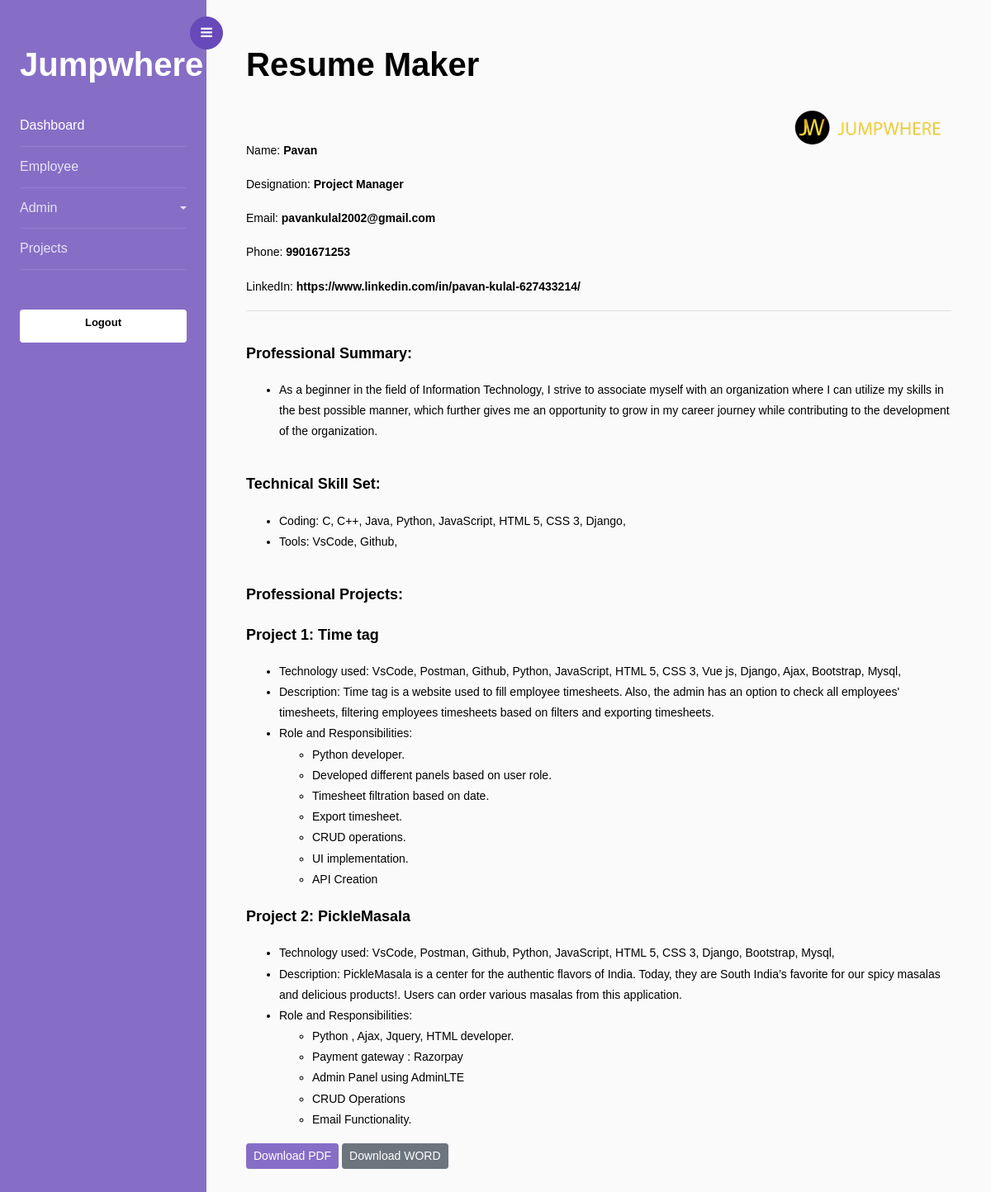
/view_resume/1, run on the app's committed database.
### resume/models.py (models this page shows, shortened)
class Employee(models.Model):
    name = models.CharField(max_length=50)
    email = models.EmailField(max_length=255, blank=True)
    phone = models.CharField(max_length=20)
    linkedin = models.URLField(max_length=200)
    professional_summary = models.TextField()
    tools = models.ManyToManyField(Tool)
    coding_skills = models.ManyToManyField(CodingSkill)
    designation = models.ForeignKey(Designation, on_delete=models.CASCADE)
    is_current_employee = models.BooleanField(default=True)
    is_deleted = models.BooleanField(default=False)
    mapped_project = models.ManyToManyField(Projects)

class Designation(models.Model):
    name = models.CharField(max_length=50)
    def __str__(self):
        return self.name

class CodingSkill(models.Model):
    name = models.CharField(max_length=255)
    flag = models.IntegerField(default=1)
    def __str__(self):
        return self.name

class Tool(models.Model):
    name = models.CharField(max_length=100)
    flag = models.BooleanField(default=True)
    def __str__(self):
        return self.name

class Projects(models.Model):
    project_name = models.CharField(max_length=255)
    technology_used = models.CharField(max_length=255)
    description = models.TextField()
    role_responsibilities = models.TextField()
    start_date = models.DateField(null=True, blank=True)
    end_date = models.DateField(null=True, blank=True)
    is_active = models.BooleanField(default=True)
    flag = models.BooleanField(default=1)

### resume/views.py (the view)
# urls.py: path('view_resume/<int:id>', views.view_resume, name="view_resume"),
def view_resume(request,id):
    employee = get_object_or_404(Employee, id=id)
    ename = employee.name
    edesignation=employee.designation
    eeamil = employee.email
    ephone = employee.phone
    elinkedin = employee.linkedin
    epsummery = employee.professional_summary.split('#')
    etools=employee.tools.all()
    eskill=employee.coding_skills.all()
    eid=id
    eproject=employee.mapped_project.all()
    for project in eproject:
        project.role_responsibilities = project.role_responsibilities.split('#')
        project.technology_used = ast.literal_eval(project.technology_used)
    context = {
        'ename': ename,
        'edesignation': edesignation,
        'eemail' : eeamil,
        'ephone' : ephone,
        'elinkedin' : elinkedin,
        'epsummery': epsummery,
        'etools': etools,
        'eskill': eskill,
        'eid': eid,
        'eproject': eproject,
        }
    return render(request, 'resume.html', context)

### templates/resume.html (shortened to what this page needs)
{% extends 'home.html' %}
{% load static %}
{% block content %}
<div id="pdf-content" style="color:black ;">
	<div class="logo"  style="float:right ;">
		<img src="{% static 'image/jumpwhere.png' %}" alt="JumpWhere">
	</div>
    <p class="name" style="padding-top: 1cm;display:block;">Name: <b>{{ ename }}</b></p>
    <p class="designation" style="padding-top: -0.25cm;">Designation: <b>{{ edesignation }}</b></p>
	<p class="email" style="padding-top: -0.25cm;">Email: <b>{{ eemail }}</b></p>
	<p class="phone" style="padding-top: -0.25cm;">Phone: <b>{{ ephone }}</b></p>
	<p class="linkedin" style="padding-top: -0.25cm;">LinkedIn: <b>{{ elinkedin }}</b></p>
	<hr>
	<p class="heading" style="padding-top: 0.5cm;font-size: large;font-weight: bold;">Professional Summary:</p>
	<ul>
		{% for summary in epsummery %}
        {% if summary %}
            <li>{{ summary }}</li>
        {% endif %}
   		{% endfor %}
	</ul>
	<p class="heading1" style="padding-top: 0.5cm;font-size: large;font-weight: bold;">Technical Skill Set:</p>
	<ul>
		<li>Coding: {% for skill in eskill %}{{ skill }}, {% endfor %}</li>
		<li>Tools: {% for tool in etools %}{{ tool }}, {% endfor %}</li>
	</ul>
	<p class="heading1" style="padding-top: 0.5cm;font-size: large;font-weight: bold;">Professional Projects:</p>
	{% for project in eproject %}
	<p style="font-size:large;font-weight:bold">Project {{ forloop.counter }}: {{ project.project_name }}</p>
	<ul>
		<li>Technology used: {% for tech in project.technology_used %}{{ tech }}, {% endfor %}</li>
		<li>Description: {{ project.description }}</li>
		<li>Role and Responsibilities:</li>
		<ul>
			{% for responsibility in project.role_responsibilities %}
				<li>{{ responsibility }}</li>
			{% endfor %}
		</ul>
	</ul>
{% endfor %}
</div>
<button  class="btn btn-sm btn-primary"onclick="downloadPDF()">Download PDF</button>
<button class="btn btn-sm btn-secondary " onclick="Export2Wor('pdf-content', filename = '{{ ename }}')">Download WORD</button>
{% endblock %}

### templates/resume.html (style rules this page uses)
.name { padding-top: 1cm; }
.designation { padding-top: -0.25cm; }
.heading { padding-top: 0.5cm; font-size: large; font-weight: bold; }
.heading1 { font-size: large; font-weight: bold; }

### data on the page
Employee: name "Pavan", email "pavankulal2002@gmail.com", phone "9901671253", linkedin "https://www.linkedin.com/in/pavan-kulal-627433214/", epsummery "As a beginner in the field of Information Technology, I strive to associate myself with an organization where I can utilize my skills in the best possible manner, which further gives me an opportunity to grow in my career journey while contributing to the development of the organization."
Designation: name "Project Manager"
CodingSkill: name "C"
CodingSkill: name "C++"
CodingSkill: name "Java"
CodingSkill: name "Python"
CodingSkill: name "JavaScript"
CodingSkill: name "HTML 5"
CodingSkill: name "CSS 3"
CodingSkill: name "Django"
Tool: name "VsCode"
Tool: name "Github"
Projects: project_name "Time tag", technology_used "VsCode" "Postman" "Github" "Python" "JavaScript" "HTML 5" "CSS 3" "Vue js" "Django" "Ajax" "Bootstrap" "Mysql", description "Time tag is a website used to fill employee timesheets. Also, the admin has an option to check all employees' timesheets, filtering employees timesheets based on filters and exporting timesheets.", role_responsibilities "Python developer." "Developed different panels based on user role." "Timesheet filtration based on date." "Export timesheet." "CRUD operations." "UI implementation." "API Creation"
Projects: project_name "PickleMasala", technology_used "VsCode" "Postman" "Github" "Python" "JavaScript" "HTML 5" "CSS 3" "Django" "Bootstrap" "Mysql", description "PickleMasala is a center for the authentic flavors of India. Today, they are South India’s favorite for our spicy masalas and delicious products!. Users can order various masalas from this application.", role_responsibilities "Python , Ajax, Jquery, HTML developer." "Payment gateway : Razorpay" "Admin Panel using AdminLTE" "CRUD Operations" "Email Functionality."
